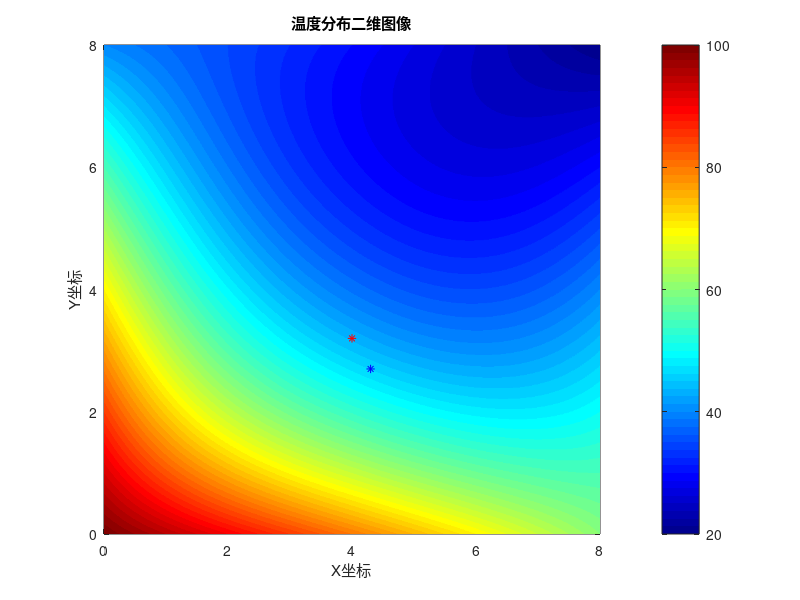

Recreate this plot in MATLAB.
% 定义x和y的网格点
[x_grid, y_grid] = meshgrid(0:2:8, 0:2:8);

% 温度矩阵（索引从1开始，与x_grid和y_grid匹配）
T = [
  100.00,90.00,80.00,70.00,60.00;
  85.00,64.49,53.50,48.15,50.00;
  70.00,48.90,38.43,35.03,40.00;
  55.00,38.78,30.39,27.07,30.00;
  40.00,35.00,30.00,25.00,20.00
  ];

% 创建一个更精细的网格用于绘图
[xq, yq] = meshgrid(0:0.01:8, 0:0.01:8);

% 使用线性插值估计温度
Tq_spline = interp2(x_grid, y_grid, T, xq, yq,"spline");

% 估计特定点的温度
point_a_x = 4;
point_a_y = 3.2;
point_b_x = 4.3;
point_b_y = 2.7;

% 使用interp2函数估计温度
temp_a = interp2(x_grid, y_grid, T, point_a_x, point_a_y, 'spline');
temp_b = interp2(x_grid, y_grid, T, point_b_x, point_b_y, 'spline');

% 显示估计的温度
fprintf('点(a)x=4, y=3.2 的温度估计为：%.2f°C\n', temp_a);
fprintf('点(b)x=4.3, y=2.7 的温度估计为：%.2f°C\n', temp_b);

% 绘制二维彩色网格图
pcolor(xq, yq, Tq_spline);  % 使用pcolor绘制二维彩色网格图
shading interp;  % 平滑颜色过渡

% 设置颜色映射
colormap('jet');

% 添加颜色条
colorbar;

% 添加坐标轴标签和标题
xlabel('X坐标');
ylabel('Y坐标');
title('温度分布二维图像');

% 可以在图上添加估计点的标记
hold on;
plot(point_a_x, point_a_y, 'r*-'); % 点（a）红色
plot(point_b_x, point_b_y, 'b*-'); % 点（b）绿色
hold off;